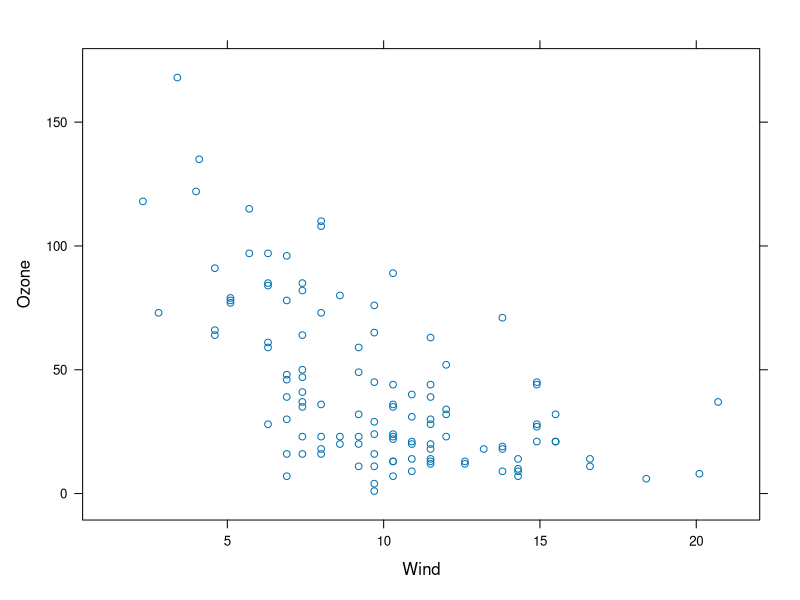
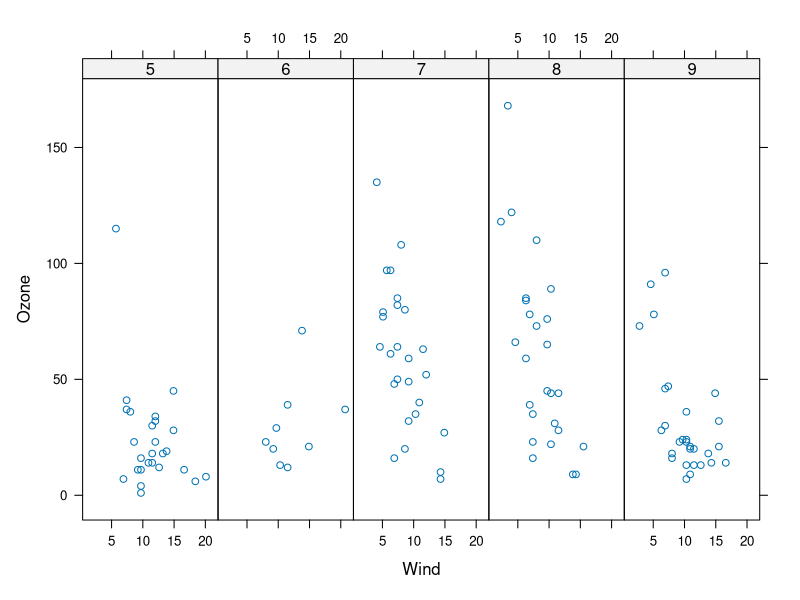
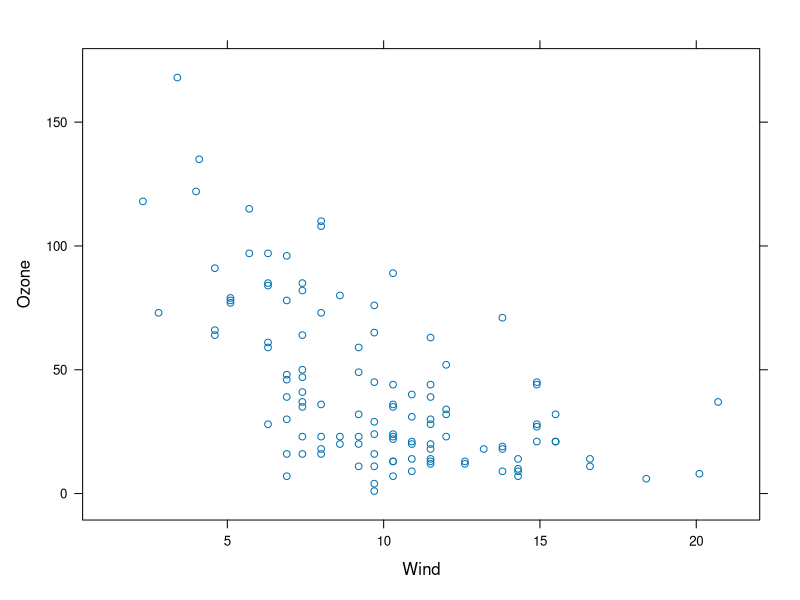
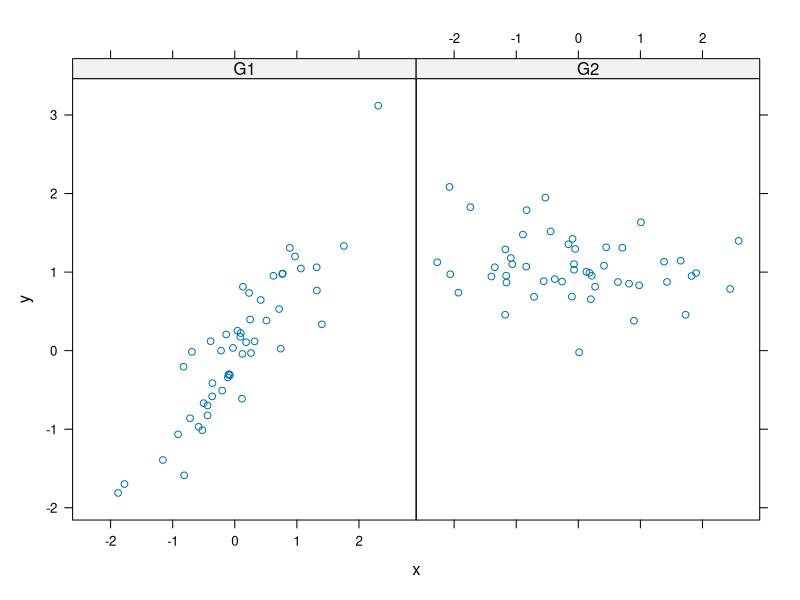
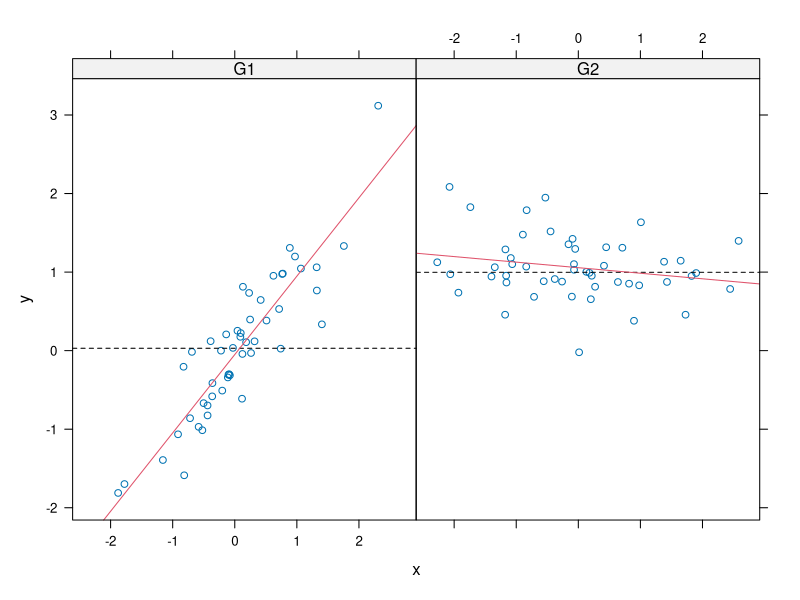

The R script that drew these images, in order:
###

library(lattice)
library(datasets)

###

xyplot(Ozone ~ Wind, data = airquality)

head(airquality)

### Convert the Month column to a factor variable
airquality <- transform(airquality, Month = factor(Month))

xyplot(Ozone ~ Wind | Month, data = airquality, layout = c(5, 1))

### Print

p <- xyplot(Ozone ~ Wind, data = airquality)
print(p)

### --------------------------------------------------------------

set.seed(100)
x <- rnorm(100)
f <- rep(0:1, each = 50)
y <- x + f - f*x + rnorm(100, sd = 0.5)
f <- factor(f, labels = c('G1', 'G2'))
xyplot(y ~ x | f, layout = c(2, 1))

xyplot(y ~ x | f, panel = function(x, y, ...) {
    panel.xyplot(x, y, ...)
    panel.abline(h = median(y), lty = 2)
    panel.lmline(x, y, col = 2)
})
